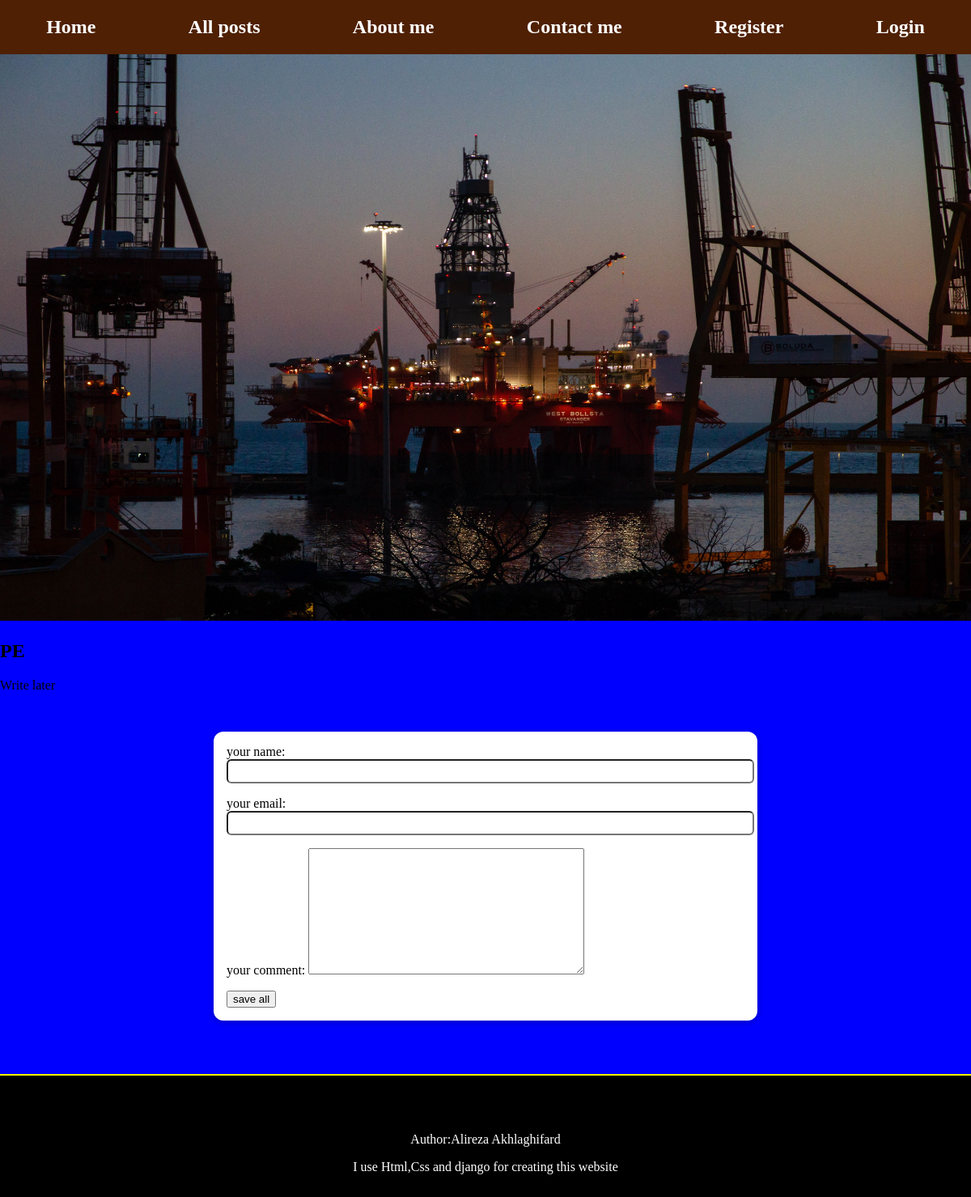
Screenshot of /posts/pe with the database file from the repository.
### blog/models.py (models this page shows)
class post(models.Model):
    title = models.CharField(max_length=150)
    excerpt = models.CharField(max_length=200)
    date = models.DateField(auto_now=True)
    desc = models.TextField()
    image = models.ImageField(upload_to="posts",null=True)
    slug = models.SlugField(unique=True,db_index=True)
    author = models.ForeignKey(Author,on_delete=models.SET_NULL,null=True,related_name="posts")
    tag = models.ManyToManyField(Tag,related_name="post_tags")

### blog/views.py (the view, shortened to what this page needs)
# urls.py: path("posts/<slug:slug>",views.PostDetailView.as_view(),name="post_details")
class PostDetailView(DetailView):
    template_name = "blog/post-detail.html"
    model = post
    def get(self,request,slug):
        onepost = post.objects.get(slug=slug)
        context = {
            "post":onepost,
            "comment_form":commentForm()
        }
        return render(request,"blog/post-detail.html",context
    )
    def post(self,request,slug):
        comment_form = commentForm(request.POST)
        postt = post.objects.get(slug=slug)
        if comment_form.is_valid():
            comment = comment_form.save(commit=False)
            comment.post = postt
            comment.save()
            return HttpResponseRedirect(reverse("post_details",args=[slug]))
        context = {
            "post":postt,
            "post_tags":post.tags.all(),
            "comment_form":commentForm()
        }
        return render(request,"blog/post-detail.html",context)

### blog/forms.py
class commentForm(forms.ModelForm):
    class Meta:
        db_table = ''
        model = Comment
        exclude = ["post"]
        labels = {"user_name" : "your name:",
        "user_email":"your email:",
        "text":"your comment:"
        }

### blog/templates/blog/post-detail.html (shortened to what this page needs)
{% extends 'base.html' %}
{% load static %}
{% block css_files %}
<link rel="stylesheet" href="{% static 'blog/all-posts.css'%}">
<link rel="stylesheet" href="{% static "app.css" %}">
<link rel="stylesheet" href="{% static "blog/post-detail.css" %}">
{% endblock css_files %}
{% block content %}
<section>
    <article>
        <img class="detImg" src="{{post.image.url}}" alt={{post.title}}>
    </article>
</section>
<h2>{{post.title}}</h2>
<main>
            <p>{{post.desc}}</p>
</main>
<div>
    <form id="comment-form" action="{% url 'post_details' post.slug %}" method="post">
    {% for field  in comment_form %}
        <div class="form-control">
        {{field.label}}
        {{field}}
        </div>
    {% endfor %}
        <button>save all</botton>
    </form>
</div>
{% endblock %}

### static/app.css (style rules this page uses)
html, body { padding: 0; margin: 0; }

### blog/static/blog/all-posts.css (style rules this page uses)
html { background-color:blue; }

### blog/static/blog/post-detail.css (style rules this page uses)
#comment-form { margin: 3rem auto; width: 90%; max-width: 40rem; border-radius: 12px; background-color: white; box-shadow: 0 2px 8px rgba(0, 0, 0, 0.25); padding: 1rem; }
.detImg { width: 100%; height: 700px; }
.form-control { margin-bottom: 1rem; }
.form-control input { display: block; width: 100%; font:inherit; padding: 0.25rem; border-radius: 6px; }

### rows the page displays
post: image (picture), title "PE", desc "Write later"

### other values shown
{{ field.label }} "your name:" "your email:" "your comment:"
